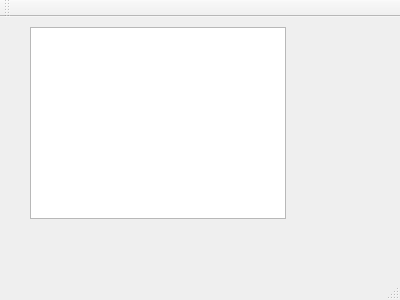
<?xml version="1.0" encoding="UTF-8"?>
<ui version="4.0">
 <class>MainWindow</class>
 <widget class="QMainWindow" name="MainWindow">
  <property name="geometry">
   <rect>
    <x>0</x>
    <y>0</y>
    <width>400</width>
    <height>300</height>
   </rect>
  </property>
  <property name="windowTitle">
   <string>MainWindow</string>
  </property>
  <widget class="QWidget" name="centralWidget">
   <widget class="QListView" name="Lista">
    <property name="geometry">
     <rect>
      <x>30</x>
      <y>10</y>
      <width>256</width>
      <height>192</height>
     </rect>
    </property>
   </widget>
  </widget>
  <widget class="QMenuBar" name="menuBar">
   <property name="geometry">
    <rect>
     <x>0</x>
     <y>0</y>
     <width>400</width>
     <height>20</height>
    </rect>
   </property>
  </widget>
  <widget class="QToolBar" name="mainToolBar">
   <attribute name="toolBarArea">
    <enum>TopToolBarArea</enum>
   </attribute>
   <attribute name="toolBarBreak">
    <bool>false</bool>
   </attribute>
  </widget>
  <widget class="QStatusBar" name="statusBar"/>
 </widget>
 <layoutdefault spacing="6" margin="11"/>
 <resources/>
 <connections/>
</ui>
